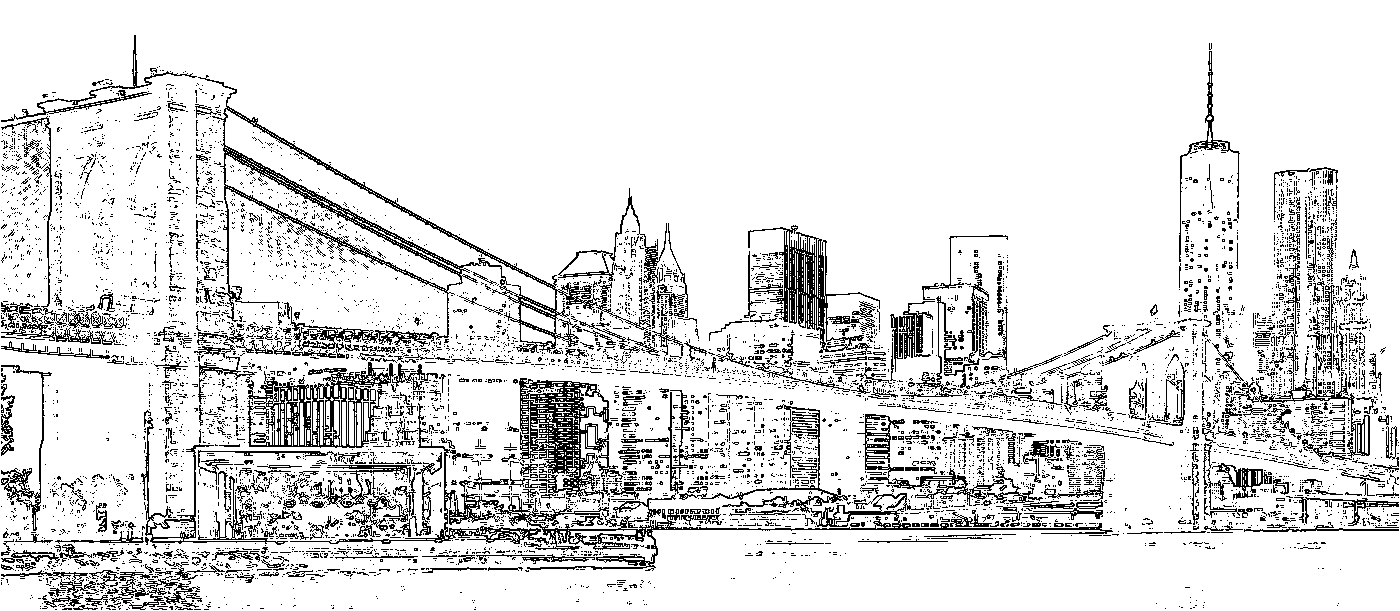

Write the Python code that produced this figure.
import numpy as np
import matplotlib.image as im

MASK = np.array([[-1, -2, -1], [0, 0, 0], [1, 2, 1]])

img = im.imread('picture.png')

h, w, _ = img.shape
for i in range(h):
  for j in range(w):
    img[i][j][:3] = sum(img[i][j][:3]) / 3

edg = np.ones((h, w, 3))

for i in range(1, h - 1):
  for j in range(1, w - 1):
    pixels = img[i - 1:i + 2, j - 1:j + 2, 0]
    hor = abs((MASK * pixels).sum()) / 4
    ver = abs((np.transpose(MASK) * pixels).sum()) / 4
    edg[i][j] = 1 - (hor + ver) / 2

thres = np.sort(edg.flatten())[edg.size // 8]

for i in range(h):
  for j in range(w):
    edg[i][j] = 0 if edg[i][j][0] < thres else 1

im.imsave('edges.png', edg)
